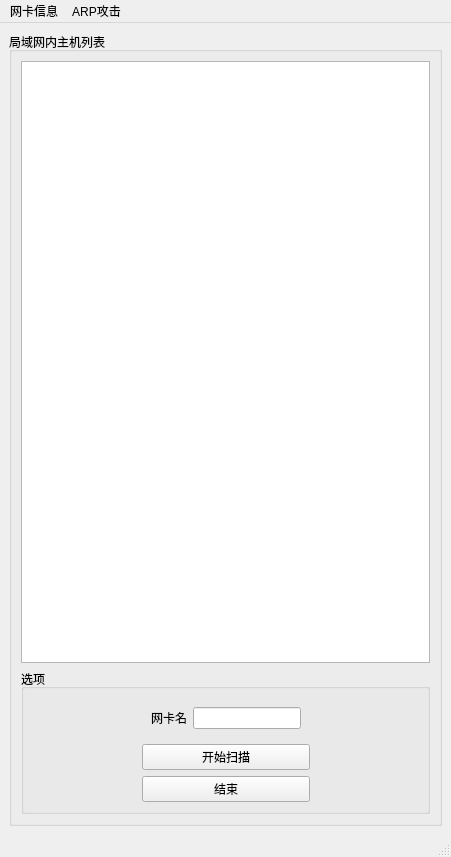
<?xml version="1.0" encoding="UTF-8"?>
<ui version="4.0">
 <class>MainWindow</class>
 <widget class="QMainWindow" name="MainWindow">
  <property name="geometry">
   <rect>
    <x>0</x>
    <y>0</y>
    <width>451</width>
    <height>857</height>
   </rect>
  </property>
  <property name="windowTitle">
   <string>ARP攻击</string>
  </property>
  <widget class="QWidget" name="centralwidget">
   <layout class="QGridLayout" name="gridLayout_3">
    <item row="0" column="0">
     <widget class="QGroupBox" name="groupBox">
      <property name="title">
       <string>局域网内主机列表</string>
      </property>
      <layout class="QGridLayout" name="gridLayout">
       <item row="0" column="0">
        <widget class="QTableWidget" name="tableWidget"/>
       </item>
       <item row="1" column="0">
        <widget class="QGroupBox" name="groupBox_2">
         <property name="title">
          <string>选项</string>
         </property>
         <layout class="QGridLayout" name="gridLayout_2">
          <item row="3" column="1">
           <widget class="QPushButton" name="pBtn_endScan">
            <property name="text">
             <string>结束</string>
            </property>
           </widget>
          </item>
          <item row="2" column="1">
           <widget class="QPushButton" name="pBtn_startScan">
            <property name="text">
             <string>开始扫描</string>
            </property>
           </widget>
          </item>
          <item row="2" column="2">
           <spacer name="horizontalSpacer_2">
            <property name="orientation">
             <enum>Qt::Horizontal</enum>
            </property>
            <property name="sizeHint" stdset="0">
             <size>
              <width>40</width>
              <height>20</height>
             </size>
            </property>
           </spacer>
          </item>
          <item row="2" column="0">
           <spacer name="horizontalSpacer">
            <property name="orientation">
             <enum>Qt::Horizontal</enum>
            </property>
            <property name="sizeHint" stdset="0">
             <size>
              <width>40</width>
              <height>20</height>
             </size>
            </property>
           </spacer>
          </item>
          <item row="1" column="1">
           <widget class="QWidget" name="widget" native="true">
            <layout class="QHBoxLayout" name="horizontalLayout">
             <item>
              <widget class="QLabel" name="label">
               <property name="text">
                <string>网卡名</string>
               </property>
              </widget>
             </item>
             <item>
              <widget class="QLineEdit" name="lineEdit"/>
             </item>
            </layout>
           </widget>
          </item>
         </layout>
        </widget>
       </item>
      </layout>
     </widget>
    </item>
   </layout>
  </widget>
  <widget class="QMenuBar" name="menubar">
   <property name="geometry">
    <rect>
     <x>0</x>
     <y>0</y>
     <width>451</width>
     <height>27</height>
    </rect>
   </property>
   <widget class="QMenu" name="menu_i">
    <property name="title">
     <string>网卡信息</string>
    </property>
    <addaction name="action_getDev"/>
   </widget>
   <widget class="QMenu" name="menuARP">
    <property name="title">
     <string>ARP攻击</string>
    </property>
    <addaction name="actionARP"/>
   </widget>
   <addaction name="menu_i"/>
   <addaction name="menuARP"/>
  </widget>
  <widget class="QStatusBar" name="statusbar"/>
  <action name="action_getDev">
   <property name="text">
    <string>获取网卡信息</string>
   </property>
  </action>
  <action name="actionARP">
   <property name="text">
    <string>ARP攻击</string>
   </property>
  </action>
 </widget>
 <resources/>
 <connections/>
</ui>
